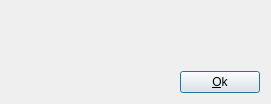
<?xml version="1.0" encoding="UTF-8"?>
<ui version="4.0">
 <class>DialogConfirmAjout</class>
 <widget class="QDialog" name="DialogConfirmAjout">
  <property name="geometry">
   <rect>
    <x>0</x>
    <y>0</y>
    <width>271</width>
    <height>104</height>
   </rect>
  </property>
  <property name="minimumSize">
   <size>
    <width>271</width>
    <height>104</height>
   </size>
  </property>
  <property name="maximumSize">
   <size>
    <width>271</width>
    <height>104</height>
   </size>
  </property>
  <property name="windowTitle">
   <string>Dialog</string>
  </property>
  <layout class="QGridLayout" name="gridLayout">
   <item row="0" column="0">
    <layout class="QVBoxLayout" name="verticalLayout_2">
     <item>
      <layout class="QVBoxLayout" name="verticalLayout">
       <item>
        <spacer name="verticalSpacer">
         <property name="orientation">
          <enum>Qt::Vertical</enum>
         </property>
         <property name="sizeHint" stdset="0">
          <size>
           <width>20</width>
           <height>40</height>
          </size>
         </property>
        </spacer>
       </item>
       <item>
        <layout class="QHBoxLayout" name="horizontalLayout">
         <item>
          <spacer name="horizontalSpacer">
           <property name="orientation">
            <enum>Qt::Horizontal</enum>
           </property>
           <property name="sizeHint" stdset="0">
            <size>
             <width>40</width>
             <height>20</height>
            </size>
           </property>
          </spacer>
         </item>
         <item>
          <widget class="QLabel" name="label">
           <property name="text">
            <string> </string>
           </property>
          </widget>
         </item>
         <item>
          <spacer name="horizontalSpacer_2">
           <property name="orientation">
            <enum>Qt::Horizontal</enum>
           </property>
           <property name="sizeHint" stdset="0">
            <size>
             <width>40</width>
             <height>20</height>
            </size>
           </property>
          </spacer>
         </item>
        </layout>
       </item>
      </layout>
     </item>
     <item>
      <spacer name="verticalSpacer_2">
       <property name="orientation">
        <enum>Qt::Vertical</enum>
       </property>
       <property name="sizeHint" stdset="0">
        <size>
         <width>20</width>
         <height>40</height>
        </size>
       </property>
      </spacer>
     </item>
    </layout>
   </item>
   <item row="1" column="0">
    <layout class="QHBoxLayout" name="horizontalLayout_2">
     <item>
      <spacer name="horizontalSpacer_3">
       <property name="orientation">
        <enum>Qt::Horizontal</enum>
       </property>
       <property name="sizeHint" stdset="0">
        <size>
         <width>40</width>
         <height>20</height>
        </size>
       </property>
      </spacer>
     </item>
     <item>
      <widget class="QPushButton" name="pushButton">
       <property name="text">
        <string>&amp;Ok</string>
       </property>
      </widget>
     </item>
    </layout>
   </item>
  </layout>
 </widget>
 <resources/>
 <connections/>
</ui>
